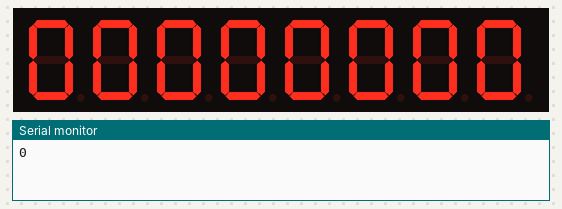
A sketch run on a simulated Arduino Uno, built with avr-gcc and run on an emulated ATmega328P. Parts: 8-digit seven-segment display, the last lines printed to the serial monitor.

Above: at 0.01 s.
At 4.91 s:
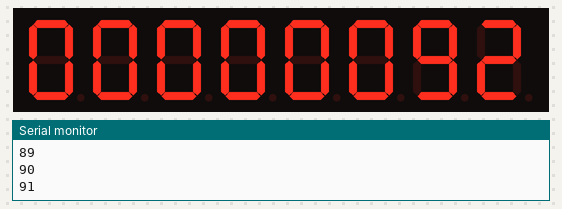
At 9.93 s:
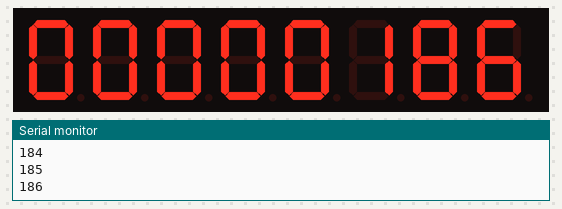
At 19.96 s:
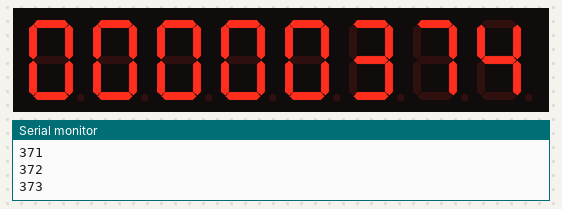
At 29.89 s:
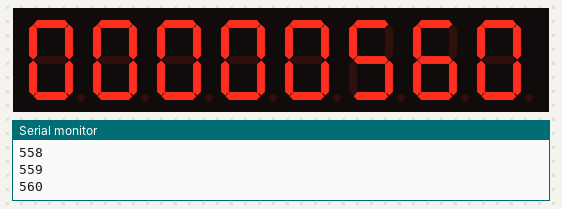
At 39.92 s:
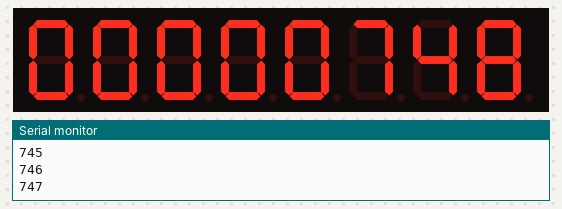

The sketch:

lab3_2.ino
```cpp
#include "LedControl.h"
LedControl lc=LedControl(19,5,18,1);

unsigned long delaytime=250;

void setup() {

  lc.shutdown(0,false);
  lc.setIntensity(0,8);
  lc.clearDisplay(0);
  Serial.begin(9600);
}


void loop() {
 for (int index = 0; index <=99999999;index++)
  {
    int x = index;

     lc.setDigit(0,0,x%10,false); x=x/10;
     lc.setDigit(0,1,x%10,false); x=x/10;
     lc.setDigit(0,2,x%10,false); x=x/10;
     lc.setDigit(0,3,x%10,false); x=x/10;
     lc.setDigit(0,4,x%10,false); x=x/10;
     lc.setDigit(0,5,x%10,false); x=x/10;
     lc.setDigit(0,6,x%10,false); x=x/10;
     lc.setDigit(0,7,x,false);

     Serial.println(index);

     delay(50);
  }

}
```
